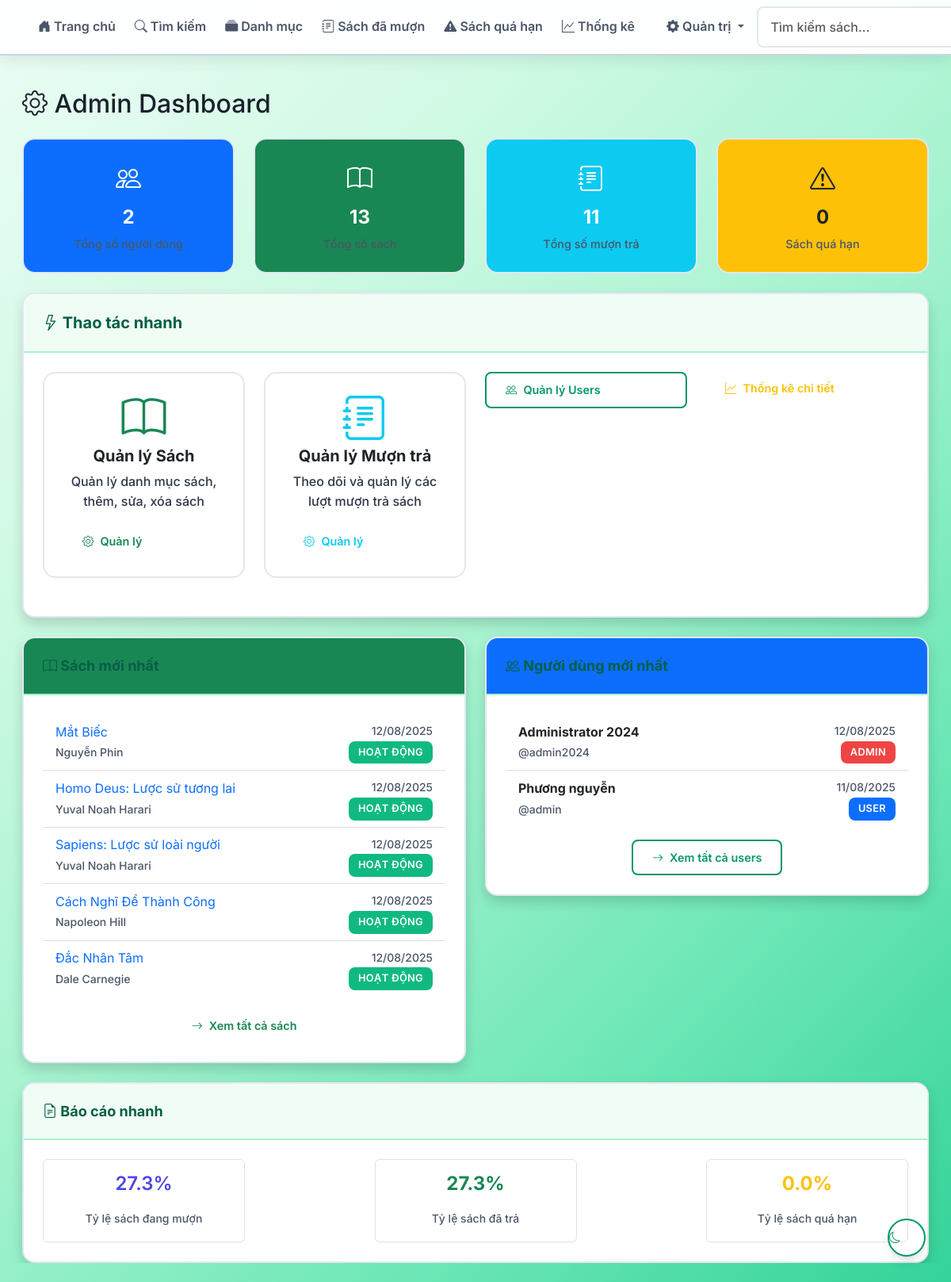
The app's page /admin (signed in), older data.
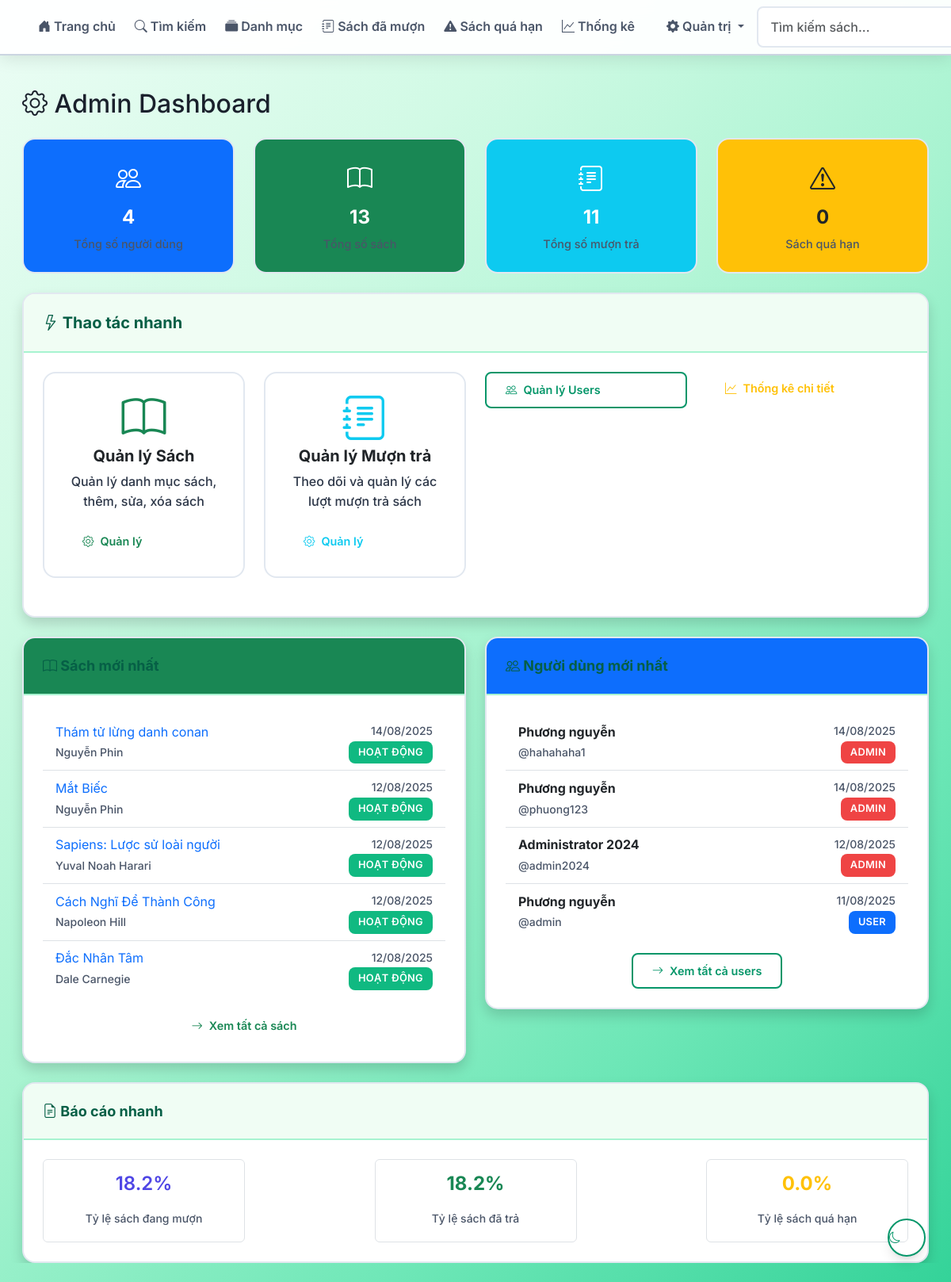
The same page, newer data.
### app/models/book.py (models this page shows, shortened)
class Book(db.Model):
    __tablename__ = 'books'
    id = db.Column(db.Integer, primary_key=True)
    isbn = db.Column(db.String(20), unique=True, nullable=False)
    title = db.Column(db.String(200), nullable=False)
    author = db.Column(db.String(100), nullable=False)
    publisher = db.Column(db.String(100))
    publication_year = db.Column(db.Integer)
    category = db.Column(db.String(50))
    description = db.Column(db.Text)
    total_copies = db.Column(db.Integer, default=1)
    available_copies = db.Column(db.Integer, default=1)  # Giữ lại để tương thích
    location = db.Column(db.String(100))
    is_active = db.Column(db.Boolean, default=True)
    created_at = db.Column(db.DateTime, default=datetime.utcnow)
    loans = db.relationship('Loan', foreign_keys='Loan.book_id')

### app/models/user.py (models this page shows, shortened)
class User(UserMixin, db.Model):
    __tablename__ = 'users'
    id = db.Column(db.Integer, primary_key=True)
    username = db.Column(db.String(80), unique=True, nullable=False)
    email = db.Column(db.String(120), unique=True, nullable=False)
    password_hash = db.Column(db.String(255), nullable=False)
    full_name = db.Column(db.String(100), nullable=False)
    role = db.Column(db.String(20), default='user')
    is_active = db.Column(db.Boolean, default=True)
    created_at = db.Column(db.DateTime, default=datetime.utcnow)
    loans = db.relationship('Loan', backref='user_ref', lazy=True)
    def is_admin(self):
        return self.role == 'admin'
    def is_librarian(self):
        return self.role in ['admin', 'librarian']

### app/routes/admin.py (the view)
@admin_bp.route('/admin')
@login_required
@admin_required
def admin_dashboard():
    total_users = User.query.count()
    total_books = Book.query.count()
    total_loans = Loan.query.count()
    active_loans = Loan.query.filter_by(status='borrowed').count()
    returned_loans = Loan.query.filter_by(status='returned').count()
    overdue_loans = Loan.query.filter(
        Loan.status == 'borrowed',
        Loan.due_date < datetime.utcnow()
    ).count()
    loan_completion_rate = (returned_loans / total_loans * 100) if total_loans > 0 else 0
    overdue_rate = (overdue_loans / total_loans * 100) if total_loans > 0 else 0
    recent_books = Book.query.order_by(Book.id.desc()).limit(5).all()
    recent_users = User.query.order_by(User.id.desc()).limit(5).all()
    recent_loans = Loan.query.order_by(Loan.loan_date.desc()).limit(5).all()
    return render_template('admin/dashboard.html',
                         total_users=total_users,
                         total_books=total_books,
                         total_loans=total_loans,
                         active_loans=active_loans,
                         returned_loans=returned_loans,
                         overdue_loans=overdue_loans,
                         loan_completion_rate=loan_completion_rate,
                         overdue_rate=overdue_rate,
                         recent_books=recent_books,
                         recent_users=recent_users,
                         recent_loans=recent_loans)

### app/templates/admin/dashboard.html (shortened to what this page needs)
{% extends "base.html" %}
{% block content %}
<div class="admin-container">
    <div class="row">
        <div class="col-12">
            <h1 class="h2 mb-4">
                <i class="bi bi-gear"></i> Admin Dashboard
            </h1>
        </div>
    </div>
    <div class="row mb-4 admin-stats">
        <div class="col-md-3">
            <div class="card text-center bg-primary text-white">
                <div class="card-body">
                    <i class="bi bi-people" style="font-size: 2rem;"></i>
                    <h3 class="card-title mt-2">{{ total_users }}</h3>
                    <p class="card-text mb-0">Tổng số người dùng</p>
                </div>
            </div>
        </div>
        <div class="col-md-3">
            <div class="card text-center bg-success text-white">
                <div class="card-body">
                    <i class="bi bi-book" style="font-size: 2rem;"></i>
                    <h3 class="card-title mt-2">{{ total_books }}</h3>
                    <p class="card-text mb-0">Tổng số sách</p>
                </div>
            </div>
        </div>
        <div class="col-md-3">
            <div class="card text-center bg-info text-white">
                <div class="card-body">
                    <i class="bi bi-journal-text" style="font-size: 2rem;"></i>
                    <h3 class="card-title mt-2">{{ total_loans }}</h3>
                    <p class="card-text mb-0">Tổng số mượn trả</p>
                </div>
            </div>
        </div>
        <div class="col-md-3">
            <div class="card text-center bg-warning text-dark">
                <div class="card-body">
                    <i class="bi bi-exclamation-triangle" style="font-size: 2rem;"></i>
                    <h3 class="card-title mt-2">{{ overdue_loans }}</h3>
                    <p class="card-text mb-0">Sách quá hạn</p>
                </div>
            </div>
        </div>
    </div>
    <div class="row mb-4">
        <div class="col-12">
            <div class="card shadow">
                <div class="card-header">
                    <h5 class="mb-0">
                        <i class="bi bi-lightning"></i> Thao tác nhanh
                    </h5>
                </div>
                <div class="card-body">
                    <div class="row">
                        <div class="col-md-6 col-lg-3 mb-4">
                            <div class="card h-100">
                                <div class="card-body text-center">
                                    <i class="bi bi-book display-4 text-success mb-3"></i>
                                    <h5 class="card-title">Quản lý Sách</h5>
                                    <p class="card-text">Quản lý danh mục sách, thêm, sửa, xóa sách</p>
                                    <a href="{{ url_for('books.admin_manage_books') }}" class="btn btn-outline-success w-100">
                                        <i class="bi bi-gear"></i> Quản lý
                                    </a>
                                </div>
                            </div>
                        </div>
                        <div class="col-md-6 col-lg-3 mb-4">
                            <div class="card h-100">
                                <div class="card-body text-center">
                                    <i class="bi bi-journal-text display-4 text-info mb-3"></i>
                                    <h5 class="card-title">Quản lý Mượn trả</h5>
                                    <p class="card-text">Theo dõi và quản lý các lượt mượn trả sách</p>
                                    <a href="{{ url_for('loans.admin_manage_loans') }}" class="btn btn-outline-info w-100">
                                        <i class="bi bi-gear"></i> Quản lý
                                    </a>
                                </div>
                            </div>
                        </div>
                        <div class="col-md-3 mb-2">
                            <a href="{{ url_for('admin.manage_users') }}" class="btn btn-outline-primary w-100">
                                <i class="bi bi-people"></i> Quản lý Users
                            </a>
                        </div>
                        <div class="col-md-3 mb-2">
                            <a href="{{ url_for('loans.statistics') }}" class="btn btn-outline-warning w-100">
                                <i class="bi bi-graph-up"></i> Thống kê chi tiết
                            </a>
                        </div>
                    </div>
                </div>
            </div>
        </div>
    </div>
    <div class="row">
        <div class="col-lg-6">
            <div class="card shadow">
                <div class="card-header bg-success text-white">
                    <h6 class="mb-0">
                        <i class="bi bi-book"></i> Sách mới nhất
                    </h6>
                </div>
                <div class="card-body">
                    {% if recent_books %}
                        <div class="list-group list-group-flush">
                            {% for book in recent_books %}
                            <div class="list-group-item d-flex justify-content-between align-items-center">
                                <div>
                                    <a href="{{ url_for('books.book_detail', book_id=book.id) }}" class="text-decoration-none">
                                        {{ book.title }}
                                    </a>
                                    <br>
                                    <small class="text-muted">{{ book.author }}</small>
                                </div>
                                <div class="text-end">
                                    <small class="text-muted">{{ book.created_at.strftime('%d/%m/%Y') if book.created_at else 'N/A' }}</small>
                                    <br>
                                    <span class="badge {% if book.is_active %}bg-success{% else %}bg-danger{% endif %}">
                                        {{ 'Hoạt động' if book.is_active else 'Không hoạt động' }}
                                    </span>
                                </div>
                            </div>
                            {% endfor %}
                        </div>
                        <div class="text-center mt-3">
                            <a href="{{ url_for('books.admin_manage_books') }}" class="btn btn-outline-success btn-sm">
                                <i class="bi bi-arrow-right"></i> Xem tất cả sách
                            </a>
                        </div>
                    {% else %}
                        <p class="text-muted text-center mb-0">Chưa có sách nào</p>
                    {% endif %}
                </div>
            </div>
        </div>
        <div class="col-lg-6">
            <div class="card shadow">
                <div class="card-header bg-primary text-white">
                    <h6 class="mb-0">
                        <i class="bi bi-people"></i> Người dùng mới nhất
                    </h6>
                </div>
                <div class="card-body">
                    {% if recent_users %}
                        <div class="list-group list-group-flush">
                            {% for user in recent_users %}
                            <div class="list-group-item d-flex justify-content-between align-items-center">
                                <div>
                                    <strong>{{ user.full_name }}</strong>
                                    <br>
                                    <small class="text-muted">@{{ user.username }}</small>
                                </div>
                                <div class="text-end">
                                    <small class="text-muted">{{ user.created_at.strftime('%d/%m/%Y') if user.created_at else 'N/A' }}</small>
                                    <br>
                                    <span class="badge
                                        {% if user.role == 'admin' %}bg-danger
                                        {% elif user.role == 'librarian' %}bg-warning
                                        {% else %}bg-primary{% endif %}">
                                        {{ user.role|title }}
                                    </span>
                                </div>
                            </div>
                            {% endfor %}
                        </div>
                        <div class="text-center mt-3">
                            <a href="{{ url_for('admin.manage_users') }}" class="btn btn-outline-primary btn-sm">
                                <i class="bi bi-arrow-right"></i> Xem tất cả users
                            </a>
                        </div>
                    {% else %}
                        <p class="text-muted text-center mb-0">Chưa có người dùng nào</p>
                    {% endif %}
                </div>
            </div>
        </div>
    </div>
    <div class="row mt-4">
        <div class="col-12">
            <div class="card shadow">
                <div class="card-header">
                    <h6 class="mb-0">
                        <i class="bi bi-file-earmark-text"></i> Báo cáo nhanh
                    </h6>
                </div>
                <div class="card-body">
                    <div class="row justify-content-between">
                        <div class="col-md-3 text-center">
                            <div class="border rounded p-3">
                                <h4 class="text-primary">{{ (active_loans / total_loans * 100)|round(1) if total_loans > 0 else 0 }}%</h4>
                                <small class="text-muted">Tỷ lệ sách đang mượn</small>
                            </div>
                        </div>
                        <div class="col-md-3 text-center">
                            <div class="border rounded p-3">
                                <h4 class="text-success">{{ (active_loans / total_loans * 100)|round(1) if total_loans > 0 else 0 }}%</h4>
                                <small class="text-muted">Tỷ lệ sách đã trả</small>
                            </div>
                        </div>
                        <div class="col-md-3 text-center">
                            <div class="border rounded p-3">
                                <h4 class="text-warning">{{ (overdue_loans / total_loans * 100)|round(1) if total_loans > 0 else 0 }}%</h4>
                                <small class="text-muted">Tỷ lệ sách quá hạn</small>
                            </div>
                        </div>
                    </div>
                </div>
            </div>
        </div>
    </div>
</div>
{% endblock %}

Row changes from the older to the newer data that the page shows:
removed Book: title "Homo Deus: Lược sử tương lai", author "Yuval Noah Harari", created_at "12/08/2025", is_active "HOẠT ĐỘNG"
added Book: title "Thám tử lừng danh conan", author "Nguyễn Phin", created_at "14/08/2025", is_active "HOẠT ĐỘNG"
added User: full_name "Phương nguyễn", username "hahahaha1", created_at "14/08/2025", role "ADMIN"
added User: full_name "Phương nguyễn", username "phuong123", created_at "14/08/2025", role "ADMIN"
Text that changed along with them:
{{ total_users }}: "2" → "4"
{{ (active_loans / total_loans * 100)|round(1) if total_loans > 0 else 0 }}: "27.3" → "18.2"
